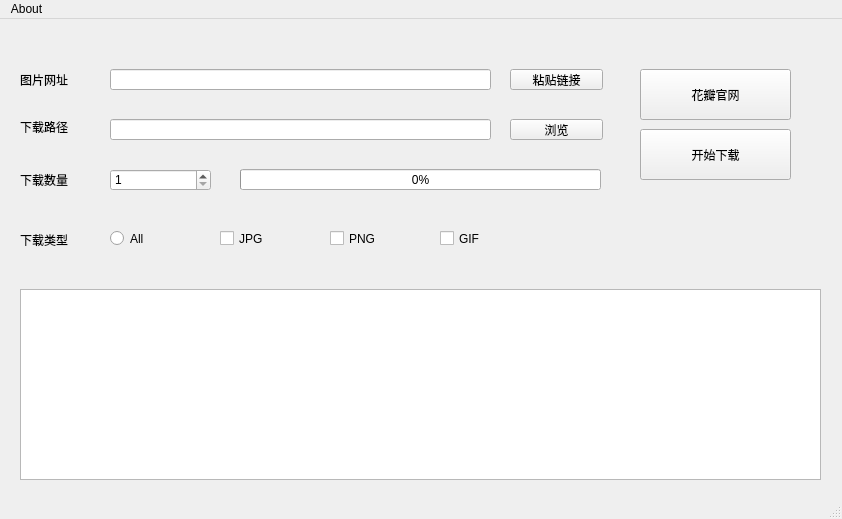
<?xml version="1.0" encoding="UTF-8"?>
<ui version="4.0">
 <class>MainWindow</class>
 <widget class="QMainWindow" name="MainWindow">
  <property name="geometry">
   <rect>
    <x>0</x>
    <y>0</y>
    <width>842</width>
    <height>519</height>
   </rect>
  </property>
  <property name="windowTitle">
   <string>花瓣图片下载器</string>
  </property>
  <widget class="QWidget" name="centralwidget">
   <widget class="QPushButton" name="Button1">
    <property name="geometry">
     <rect>
      <x>640</x>
      <y>110</y>
      <width>151</width>
      <height>51</height>
     </rect>
    </property>
    <property name="text">
     <string>开始下载</string>
    </property>
   </widget>
   <widget class="QLabel" name="label_1">
    <property name="geometry">
     <rect>
      <x>20</x>
      <y>40</y>
      <width>91</width>
      <height>41</height>
     </rect>
    </property>
    <property name="text">
     <string>图片网址</string>
    </property>
   </widget>
   <widget class="QLabel" name="label_2">
    <property name="geometry">
     <rect>
      <x>20</x>
      <y>140</y>
      <width>72</width>
      <height>41</height>
     </rect>
    </property>
    <property name="text">
     <string>下载数量</string>
    </property>
   </widget>
   <widget class="QLabel" name="label_3">
    <property name="geometry">
     <rect>
      <x>20</x>
      <y>100</y>
      <width>72</width>
      <height>15</height>
     </rect>
    </property>
    <property name="text">
     <string>下载路径</string>
    </property>
   </widget>
   <widget class="QLineEdit" name="lineEdit_url">
    <property name="geometry">
     <rect>
      <x>110</x>
      <y>50</y>
      <width>381</width>
      <height>21</height>
     </rect>
    </property>
   </widget>
   <widget class="QLineEdit" name="lineEdit_path">
    <property name="geometry">
     <rect>
      <x>110</x>
      <y>100</y>
      <width>381</width>
      <height>21</height>
     </rect>
    </property>
   </widget>
   <widget class="QSpinBox" name="spinBox">
    <property name="geometry">
     <rect>
      <x>110</x>
      <y>150</y>
      <width>101</width>
      <height>22</height>
     </rect>
    </property>
    <property name="minimum">
     <number>1</number>
    </property>
    <property name="maximum">
     <number>9999999</number>
    </property>
   </widget>
   <widget class="QPushButton" name="Button2">
    <property name="geometry">
     <rect>
      <x>510</x>
      <y>100</y>
      <width>93</width>
      <height>21</height>
     </rect>
    </property>
    <property name="text">
     <string>浏览</string>
    </property>
   </widget>
   <widget class="QProgressBar" name="progressBar">
    <property name="geometry">
     <rect>
      <x>240</x>
      <y>150</y>
      <width>361</width>
      <height>21</height>
     </rect>
    </property>
    <property name="value">
     <number>0</number>
    </property>
   </widget>
   <widget class="QTextBrowser" name="textBrowser">
    <property name="geometry">
     <rect>
      <x>20</x>
      <y>270</y>
      <width>801</width>
      <height>191</height>
     </rect>
    </property>
   </widget>
   <widget class="QPushButton" name="Button3">
    <property name="geometry">
     <rect>
      <x>510</x>
      <y>50</y>
      <width>93</width>
      <height>21</height>
     </rect>
    </property>
    <property name="text">
     <string>粘贴链接</string>
    </property>
   </widget>
   <widget class="QPushButton" name="Button4">
    <property name="geometry">
     <rect>
      <x>640</x>
      <y>50</y>
      <width>151</width>
      <height>51</height>
     </rect>
    </property>
    <property name="text">
     <string>花瓣官网</string>
    </property>
   </widget>
   <widget class="QLabel" name="label_4">
    <property name="geometry">
     <rect>
      <x>20</x>
      <y>200</y>
      <width>72</width>
      <height>41</height>
     </rect>
    </property>
    <property name="text">
     <string>下载类型</string>
    </property>
   </widget>
   <widget class="QRadioButton" name="radioButton_all">
    <property name="geometry">
     <rect>
      <x>110</x>
      <y>210</y>
      <width>115</width>
      <height>19</height>
     </rect>
    </property>
    <property name="text">
     <string>All</string>
    </property>
    <property name="checked">
     <bool>false</bool>
    </property>
   </widget>
   <widget class="QCheckBox" name="checkBox_jpg">
    <property name="geometry">
     <rect>
      <x>220</x>
      <y>210</y>
      <width>91</width>
      <height>19</height>
     </rect>
    </property>
    <property name="text">
     <string>JPG</string>
    </property>
   </widget>
   <widget class="QCheckBox" name="checkBox_png">
    <property name="geometry">
     <rect>
      <x>330</x>
      <y>210</y>
      <width>91</width>
      <height>19</height>
     </rect>
    </property>
    <property name="text">
     <string>PNG</string>
    </property>
   </widget>
   <widget class="QCheckBox" name="checkBox_gif">
    <property name="geometry">
     <rect>
      <x>440</x>
      <y>210</y>
      <width>91</width>
      <height>19</height>
     </rect>
    </property>
    <property name="text">
     <string>GIF</string>
    </property>
   </widget>
  </widget>
  <widget class="QMenuBar" name="menubar">
   <property name="geometry">
    <rect>
     <x>0</x>
     <y>0</y>
     <width>842</width>
     <height>23</height>
    </rect>
   </property>
   <widget class="QMenu" name="menu">
    <property name="title">
     <string>About</string>
    </property>
    <addaction name="actionauthor"/>
   </widget>
   <addaction name="menu"/>
  </widget>
  <widget class="QStatusBar" name="statusbar"/>
  <action name="actionauthor">
   <property name="text">
    <string>author</string>
   </property>
  </action>
 </widget>
 <resources/>
 <connections>
  <connection>
   <sender>Button3</sender>
   <signal>clicked()</signal>
   <receiver>lineEdit_url</receiver>
   <slot>paste()</slot>
   <hints>
    <hint type="sourcelabel">
     <x>526</x>
     <y>79</y>
    </hint>
    <hint type="destinationlabel">
     <x>471</x>
     <y>82</y>
    </hint>
   </hints>
  </connection>
 </connections>
</ui>
